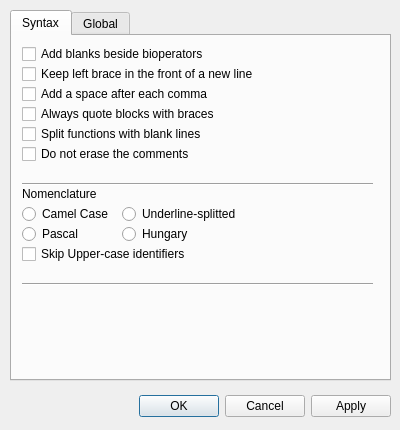
<?xml version="1.0" encoding="UTF-8"?>
<ui version="4.0">
 <class>SettingDialog</class>
 <widget class="QDialog" name="SettingDialog">
  <property name="geometry">
   <rect>
    <x>0</x>
    <y>0</y>
    <width>400</width>
    <height>430</height>
   </rect>
  </property>
  <property name="windowTitle">
   <string>Settings</string>
  </property>
  <widget class="QDialogButtonBox" name="buttonBox">
   <property name="geometry">
    <rect>
     <x>50</x>
     <y>390</y>
     <width>341</width>
     <height>32</height>
    </rect>
   </property>
   <property name="locale">
    <locale language="English" country="UnitedStates"/>
   </property>
   <property name="orientation">
    <enum>Qt::Horizontal</enum>
   </property>
   <property name="standardButtons">
    <set>QDialogButtonBox::Apply|QDialogButtonBox::Cancel|QDialogButtonBox::Ok</set>
   </property>
  </widget>
  <widget class="QTabWidget" name="tabWidget">
   <property name="geometry">
    <rect>
     <x>10</x>
     <y>10</y>
     <width>381</width>
     <height>371</height>
    </rect>
   </property>
   <property name="currentIndex">
    <number>0</number>
   </property>
   <widget class="QWidget" name="syntax">
    <attribute name="title">
     <string>Syntax</string>
    </attribute>
    <widget class="QCheckBox" name="syntax_bioperator">
     <property name="geometry">
      <rect>
       <x>10</x>
       <y>10</y>
       <width>341</width>
       <height>16</height>
      </rect>
     </property>
     <property name="text">
      <string>Add blanks beside bioperators</string>
     </property>
    </widget>
    <widget class="QCheckBox" name="syntax_leftBraceNewLine">
     <property name="geometry">
      <rect>
       <x>10</x>
       <y>30</y>
       <width>351</width>
       <height>16</height>
      </rect>
     </property>
     <property name="text">
      <string>Keep left brace in the front of a new line</string>
     </property>
    </widget>
    <widget class="QCheckBox" name="syntax_spaceAfterComma">
     <property name="geometry">
      <rect>
       <x>10</x>
       <y>50</y>
       <width>351</width>
       <height>16</height>
      </rect>
     </property>
     <property name="text">
      <string>Add a space after each comma</string>
     </property>
    </widget>
    <widget class="QCheckBox" name="syntax_alwaysQuoteBlocks">
     <property name="geometry">
      <rect>
       <x>10</x>
       <y>70</y>
       <width>351</width>
       <height>16</height>
      </rect>
     </property>
     <property name="text">
      <string>Always quote blocks with braces</string>
     </property>
    </widget>
    <widget class="QCheckBox" name="syntax_splitFunctions">
     <property name="geometry">
      <rect>
       <x>10</x>
       <y>90</y>
       <width>351</width>
       <height>16</height>
      </rect>
     </property>
     <property name="text">
      <string>Split functions with blank lines</string>
     </property>
    </widget>
    <widget class="QCheckBox" name="syntax_noComments">
     <property name="geometry">
      <rect>
       <x>10</x>
       <y>110</y>
       <width>351</width>
       <height>16</height>
      </rect>
     </property>
     <property name="text">
      <string>Do not erase the comments</string>
     </property>
    </widget>
    <widget class="Line" name="line_1">
     <property name="geometry">
      <rect>
       <x>10</x>
       <y>140</y>
       <width>351</width>
       <height>16</height>
      </rect>
     </property>
     <property name="orientation">
      <enum>Qt::Horizontal</enum>
     </property>
    </widget>
    <widget class="QRadioButton" name="nomenclature_camelCase">
     <property name="geometry">
      <rect>
       <x>10</x>
       <y>170</y>
       <width>89</width>
       <height>16</height>
      </rect>
     </property>
     <property name="text">
      <string>Camel Case</string>
     </property>
     <property name="autoExclusive">
      <bool>true</bool>
     </property>
     <attribute name="buttonGroup">
      <string>syntax_nomenclature</string>
     </attribute>
    </widget>
    <widget class="QRadioButton" name="nomenclature_underline">
     <property name="geometry">
      <rect>
       <x>110</x>
       <y>170</y>
       <width>141</width>
       <height>16</height>
      </rect>
     </property>
     <property name="text">
      <string>Underline-splitted</string>
     </property>
     <attribute name="buttonGroup">
      <string>syntax_nomenclature</string>
     </attribute>
    </widget>
    <widget class="QRadioButton" name="nomenclature_pascal">
     <property name="geometry">
      <rect>
       <x>10</x>
       <y>190</y>
       <width>89</width>
       <height>16</height>
      </rect>
     </property>
     <property name="text">
      <string>Pascal</string>
     </property>
     <attribute name="buttonGroup">
      <string>syntax_nomenclature</string>
     </attribute>
    </widget>
    <widget class="QRadioButton" name="nomenclature_hungary">
     <property name="geometry">
      <rect>
       <x>110</x>
       <y>190</y>
       <width>89</width>
       <height>16</height>
      </rect>
     </property>
     <property name="text">
      <string>Hungary</string>
     </property>
     <attribute name="buttonGroup">
      <string>syntax_nomenclature</string>
     </attribute>
    </widget>
    <widget class="QLabel" name="label">
     <property name="geometry">
      <rect>
       <x>10</x>
       <y>150</y>
       <width>81</width>
       <height>16</height>
      </rect>
     </property>
     <property name="text">
      <string>Nomenclature</string>
     </property>
    </widget>
    <widget class="Line" name="line_2">
     <property name="geometry">
      <rect>
       <x>10</x>
       <y>240</y>
       <width>351</width>
       <height>16</height>
      </rect>
     </property>
     <property name="orientation">
      <enum>Qt::Horizontal</enum>
     </property>
    </widget>
    <widget class="QCheckBox" name="nomenclature_skipUpperCase">
     <property name="geometry">
      <rect>
       <x>10</x>
       <y>210</y>
       <width>221</width>
       <height>16</height>
      </rect>
     </property>
     <property name="text">
      <string>Skip Upper-case identifiers</string>
     </property>
    </widget>
   </widget>
   <widget class="QWidget" name="global">
    <attribute name="title">
     <string>Global</string>
    </attribute>
    <widget class="QCheckBox" name="displayToolBarOnStart">
     <property name="geometry">
      <rect>
       <x>20</x>
       <y>70</y>
       <width>211</width>
       <height>16</height>
      </rect>
     </property>
     <property name="text">
      <string>Display Popup Tool Bar on start</string>
     </property>
    </widget>
    <widget class="QComboBox" name="displayLanguage">
     <property name="geometry">
      <rect>
       <x>130</x>
       <y>20</y>
       <width>121</width>
       <height>22</height>
      </rect>
     </property>
     <item>
      <property name="text">
       <string notr="true" comment="en_US">English(US)</string>
      </property>
     </item>
     <item>
      <property name="text">
       <string notr="true" comment="zh_CN">中文(中国)</string>
      </property>
     </item>
     <item>
      <property name="text">
       <string notr="true" comment="ja_JP">日本語(日本)</string>
      </property>
     </item>
    </widget>
    <widget class="Line" name="line_3">
     <property name="geometry">
      <rect>
       <x>10</x>
       <y>50</y>
       <width>351</width>
       <height>16</height>
      </rect>
     </property>
     <property name="orientation">
      <enum>Qt::Horizontal</enum>
     </property>
    </widget>
    <widget class="QLabel" name="label_displayLanguage">
     <property name="geometry">
      <rect>
       <x>20</x>
       <y>20</y>
       <width>101</width>
       <height>21</height>
      </rect>
     </property>
     <property name="text">
      <string>Display Language</string>
     </property>
    </widget>
    <widget class="QCheckBox" name="autoStart">
     <property name="geometry">
      <rect>
       <x>20</x>
       <y>110</y>
       <width>261</width>
       <height>16</height>
      </rect>
     </property>
     <property name="text">
      <string>Auto start CWizard on system start</string>
     </property>
    </widget>
    <widget class="QCheckBox" name="autoUpdate">
     <property name="geometry">
      <rect>
       <x>20</x>
       <y>130</y>
       <width>261</width>
       <height>16</height>
      </rect>
     </property>
     <property name="text">
      <string>Check up for updates</string>
     </property>
    </widget>
    <widget class="QCheckBox" name="showStylerOnStart">
     <property name="geometry">
      <rect>
       <x>20</x>
       <y>90</y>
       <width>171</width>
       <height>16</height>
      </rect>
     </property>
     <property name="text">
      <string>Show CStyler on start</string>
     </property>
    </widget>
   </widget>
  </widget>
 </widget>
 <resources/>
 <connections>
  <connection>
   <sender>buttonBox</sender>
   <signal>accepted()</signal>
   <receiver>SettingDialog</receiver>
   <slot>accept()</slot>
   <hints>
    <hint type="sourcelabel">
     <x>248</x>
     <y>254</y>
    </hint>
    <hint type="destinationlabel">
     <x>157</x>
     <y>274</y>
    </hint>
   </hints>
  </connection>
  <connection>
   <sender>buttonBox</sender>
   <signal>rejected()</signal>
   <receiver>SettingDialog</receiver>
   <slot>reject()</slot>
   <hints>
    <hint type="sourcelabel">
     <x>316</x>
     <y>260</y>
    </hint>
    <hint type="destinationlabel">
     <x>286</x>
     <y>274</y>
    </hint>
   </hints>
  </connection>
 </connections>
 <buttongroups>
  <buttongroup name="syntax_nomenclature"/>
 </buttongroups>
</ui>
